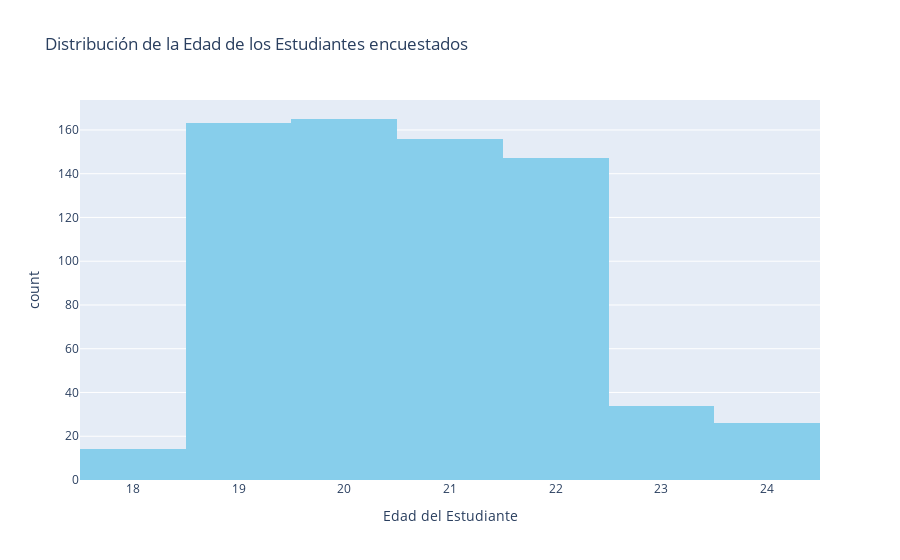

Write notebook code for a chart like this one.
### Markdown cell above
### A continuación realizaremos algunos histogramas:

### Code cell
# Crear histograma de la edad de los encuestadios con plotly-express
fig_1 = px.histogram(students_data, x='Age',
                   title='Distribución de la Edad de los Estudiantes encuestados',
                   labels={'Age': 'Edad del Estudiante'},
                   color_discrete_sequence=['skyblue'])

fig_1.show()

### Figure 1 — Plotly figure (JSON) as saved in the notebook; plotly's stock layout.template omitted (floating-point values rounded to 4 significant figures; data arrays with more than 128 entries replaced by an {"elided": "..."} marker saying what was removed)
{"data": [{"bingroup": "x", "hovertemplate": "Edad del Estudiante=%{x}<br>count=%{y}<extra></extra>", "legendgroup": "", "marker": {"color": "skyblue", "pattern": {"shape": ""}}, "name": "", "orientation": "v", "showlegend": false, "type": "histogram", "x": {"elided": "705 int values"}, "xaxis": "x", "yaxis": "y"}], "layout": {"barmode": "relative", "legend": {"tracegroupgap": 0}, "title": {"text": "Distribución de la Edad de los Estudiantes encuestados"}, "xaxis": {"anchor": "y", "domain": [0, 1], "title": {"text": "Edad del Estudiante"}}, "yaxis": {"anchor": "x", "domain": [0, 1], "title": {"text": "count"}}}}
